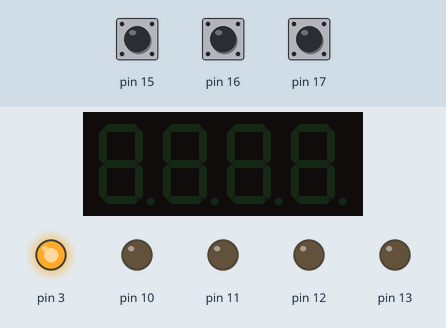
Simulated run of this sketch. Board: Arduino Uno, built with avr-gcc and run on an emulated ATmega328P. Shown: 4-digit seven-segment display, output pins drawn as LEDs (lit = HIGH). Inputs (shaded band) come from the test bench; at power-on: pin 15 HIGH, pin 16 HIGH, pin 17 HIGH.

Above: at 0.1 s.
At 2.9 s:
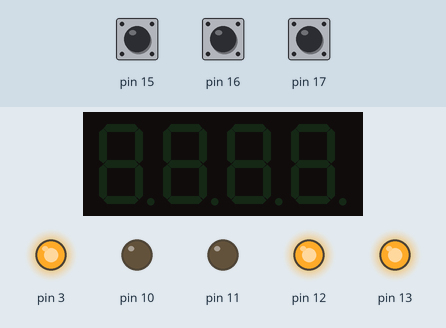
At 5.9 s:
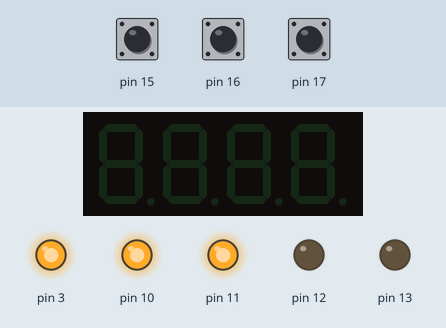
At 12.1 s:
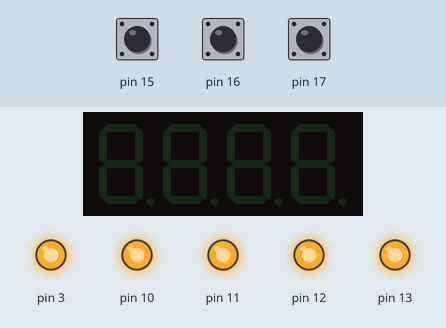
Timing chart, 0 to 13.6 s (numbered marks = the images above):
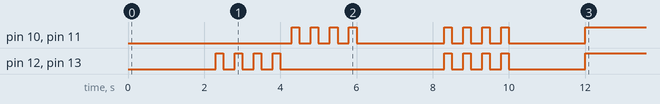

The sketch:

LEDs.ino
```cpp
//Programa : Demonstracao dos LEDs no Shield multifuncoes
//Autor : Daniel Arndt Alves
// Adaptado do exemplo da biblioteca <MultiFuncShield.h>

#include <TimerOne.h>
#include <Wire.h>
#include <MultiFuncShield.h>

void setup() {
  Timer1.initialize();
  MFS.initialize(&Timer1);    // Inicializa a biblioteca do shield multifuncoes

  MFS.writeLeds(LED_ALL, ON); // Acende todos os LEDs
  delay(2000);

  MFS.blinkLeds(LED_1 | LED_2, ON); // Pisca o LED1 e o LED2
  delay(2000);
  MFS.blinkLeds(LED_1 | LED_2, OFF); // Para de piscar

  MFS.blinkLeds(LED_3 | LED_4, ON); // Pisca o LED1 e o LED2
  delay(2000);
  MFS.blinkLeds(LED_3 | LED_4, OFF);// Para de piscar
  delay(2000);

  MFS.blinkLeds(LED_ALL, ON);// Pisca todos os LEDs
  delay(2000);
  MFS.blinkLeds(LED_ALL, OFF); // Para de piscar

  delay(2000);
  MFS.writeLeds(LED_ALL, OFF); // Desliga todos os LEDs
}

void loop() {
}
```
